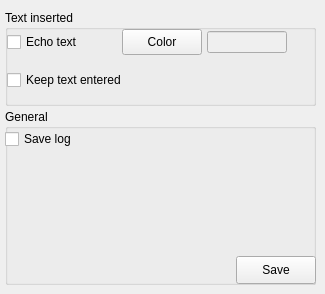
   <widget class="QWidget" name="pref_page" >
    <widget class="QGroupBox" name="groupBox" >
     <property name="geometry" >
      <rect>
       <x>5</x>
       <y>10</y>
       <width>311</width>
       <height>96</height>
      </rect>
     </property>
     <property name="styleSheet" >
      <string/>
     </property>
     <property name="title" >
      <string>Text inserted</string>
     </property>
     <property name="flat" >
      <bool>true</bool>
     </property>
     <widget class="QWidget" name="layoutWidget" >
      <property name="geometry" >
       <rect>
        <x>2</x>
        <y>10</y>
        <width>306</width>
        <height>81</height>
       </rect>
      </property>
      <layout class="QGridLayout" >
       <property name="horizontalSpacing" >
        <number>5</number>
       </property>
       <item row="0" column="0" >
        <widget class="QCheckBox" name="echo_text" >
         <property name="minimumSize" >
          <size>
           <width>90</width>
           <height>0</height>
          </size>
         </property>
         <property name="text" >
          <string>Echo text</string>
         </property>
        </widget>
       </item>
       <item row="0" column="1" >
        <widget class="QPushButton" name="echo_color_button" >
         <property name="minimumSize" >
          <size>
           <width>80</width>
           <height>26</height>
          </size>
         </property>
         <property name="maximumSize" >
          <size>
           <width>80</width>
           <height>26</height>
          </size>
         </property>
         <property name="text" >
          <string>Color</string>
         </property>
         <property name="icon" >
          <iconset resource="../../../resources/gui_option.qrc" >:/images/button-color.png</iconset>
         </property>
        </widget>
       </item>
       <item row="0" column="2" >
        <widget class="QLineEdit" name="echo_color" >
         <property name="enabled" >
          <bool>false</bool>
         </property>
         <property name="minimumSize" >
          <size>
           <width>80</width>
           <height>0</height>
          </size>
         </property>
         <property name="maximumSize" >
          <size>
           <width>80</width>
           <height>16777215</height>
          </size>
         </property>
         <property name="text" >
          <string/>
         </property>
        </widget>
       </item>
       <item row="1" column="0" colspan="2" >
        <widget class="QCheckBox" name="keep_text" >
         <property name="minimumSize" >
          <size>
           <width>195</width>
           <height>0</height>
          </size>
         </property>
         <property name="text" >
          <string>Keep text entered</string>
         </property>
        </widget>
       </item>
       <item row="1" column="2" >
        <spacer>
         <property name="orientation" >
          <enum>Qt::Horizontal</enum>
         </property>
         <property name="sizeHint" >
          <size>
           <width>76</width>
           <height>20</height>
          </size>
         </property>
        </spacer>
       </item>
      </layout>
     </widget>
    </widget>
    <widget class="QGroupBox" name="groupBox_2" >
     <property name="geometry" >
      <rect>
       <x>5</x>
       <y>109</y>
       <width>311</width>
       <height>176</height>
      </rect>
     </property>
     <property name="styleSheet" >
      <string/>
     </property>
     <property name="title" >
      <string>General</string>
     </property>
     <property name="flat" >
      <bool>true</bool>
     </property>
     <widget class="QWidget" name="layoutWidget" >
      <property name="geometry" >
       <rect>
        <x>0</x>
        <y>19</y>
        <width>311</width>
        <height>156</height>
       </rect>
      </property>
      <layout class="QGridLayout" >
       <item row="0" column="0" >
        <widget class="QCheckBox" name="save_log" >
         <property name="minimumSize" >
          <size>
           <width>100</width>
           <height>0</height>
          </size>
         </property>
         <property name="text" >
          <string>Save log</string>
         </property>
        </widget>
       </item>
       <item row="0" column="1" >
        <spacer>
         <property name="orientation" >
          <enum>Qt::Horizontal</enum>
         </property>
         <property name="sizeHint" >
          <size>
           <width>156</width>
           <height>22</height>
          </size>
         </property>
        </spacer>
       </item>
       <item rowspan="2" row="1" column="0" colspan="2" >
        <spacer>
         <property name="orientation" >
          <enum>Qt::Vertical</enum>
         </property>
         <property name="sizeHint" >
          <size>
           <width>294</width>
           <height>56</height>
          </size>
         </property>
        </spacer>
       </item>
       <item row="3" column="0" colspan="2" >
        <layout class="QHBoxLayout" >
         <item>
          <spacer>
           <property name="orientation" >
            <enum>Qt::Horizontal</enum>
           </property>
           <property name="sizeHint" >
            <size>
             <width>209</width>
             <height>26</height>
            </size>
           </property>
          </spacer>
         </item>
         <item>
          <widget class="QPushButton" name="save_preferences" >
           <property name="minimumSize" >
            <size>
             <width>0</width>
             <height>28</height>
            </size>
           </property>
           <property name="maximumSize" >
            <size>
             <width>16777215</width>
             <height>28</height>
            </size>
           </property>
           <property name="text" >
            <string>Save</string>
           </property>
           <property name="icon" >
            <iconset resource="../../../resources/gui_option.qrc" >:/images/button-save.png</iconset>
           </property>
          </widget>
         </item>
        </layout>
       </item>
      </layout>
     </widget>
    </widget>
   </widget>
